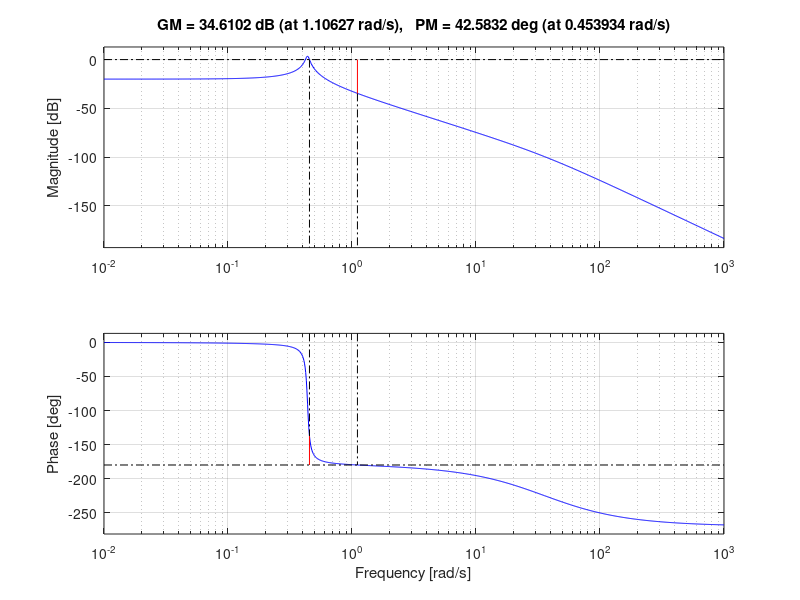
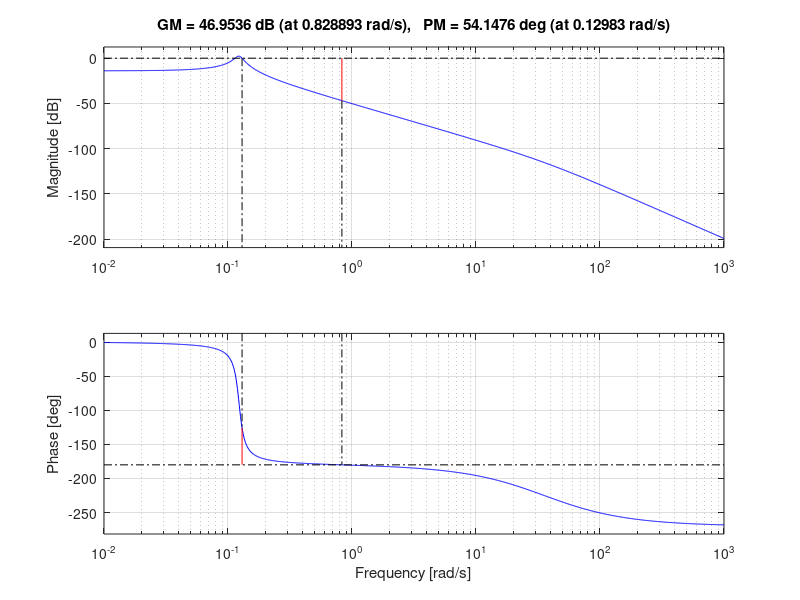

Write MATLAB code to recreate these figures, in order.
clear all, close all, clc

% Atibuindo valores das constantes
Ka = 20;
Kb = 0.5;
Ki = 0.5;
Kr = 0.318;

%Tm =

Jm = 0.02;
Jg = 1;
Jl = 1.5;

%Vb = 
%theta_m = 

Bm = 0.01;
Bl = 1;
Ra = 8; 
La = 0.45;

n1 = 1;
n2 = 10;
n3 = 1;
n4 = 1;

% Equacionamento
n = (n1*n3)/(n2*n4);

Jeq = Jm + Jg + n^2*Jl
Beq = Bm + n^2*Bl

% Funcao transferencia
a = Kr*Ka*Ki*n;
b = La*Jeq;
c = La*Beq + 2*Ra*Jeq;
d = 2*Ra*Beq + Ki*Kb;
e = Kr*Ka*Ki;

f = n*Ki;
g = La*Jeq;
h = La*Beq + 2*Ra*Jeq;
i = 2*Ra*Beq;
j = Ki*Kb;

num=[a]
d1=[b c d e]
G1=tf(num,d1)

num2=[f]
d2=[g h i j]
G2 = tf(num2,d2)

%printando graficos de resposta temporal e em frequencia
figure
subplot(2,1,1);
step(G1)
subplot(2,1,2);
margin(G1)
figure
subplot(2,1,1);
step(G2)
subplot(2,1,2);
margin(G2)
